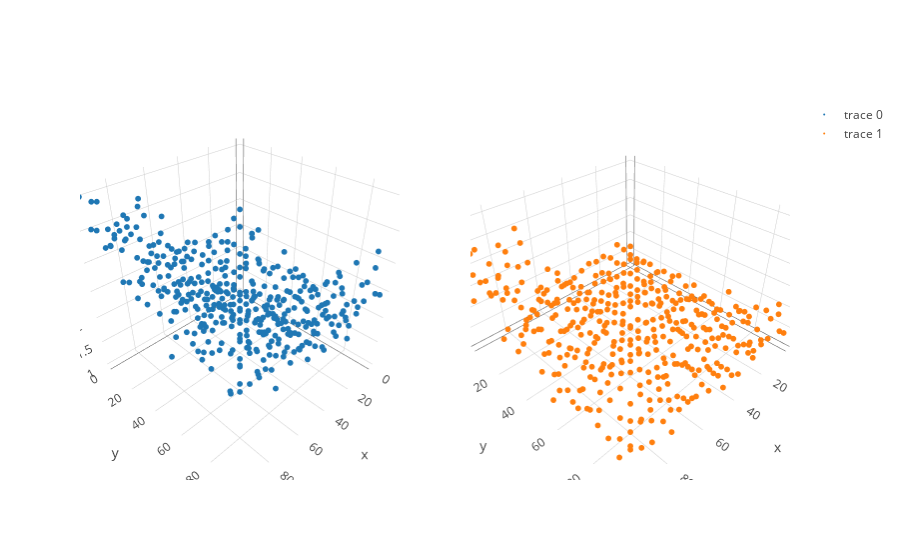

The notebook cell saved with this chart:
### Markdown cell above
First, we simulate some data from a GP with an RBF kernel.

### Code cell
X = sim.sim_X_equispaced(D = 2, N_dim = 20, lower=0, upper=100)
f = sim.sim_f(X, RBF(60., 1., .1), mu = 4.)
y = sim.poisson_draw(f, 0.) 

trace_func = go.Scatter3d(x = X[:,0], y = X[:,1], z=f, mode = 'markers', marker=dict(size = 2,))
trace_draws = go.Scatter3d(x = X[:,0], y = X[:,1], z=y, mode = 'markers', marker=dict(size = 2,))
fig = tools.make_subplots(rows=1, cols=2, specs=[[{'is_3d': True}, {'is_3d': True}]])
fig.append_trace(trace_func, 1, 1)
fig.append_trace(trace_draws, 1, 2)
iplot(fig)

### Figure 1 — Plotly figure (JSON) as saved in the notebook; plotly's stock layout.template omitted (floating-point values rounded to 4 significant figures; data arrays with more than 128 entries replaced by an {"elided": "..."} marker saying what was removed)
{"data": [{"marker": {"size": 2}, "mode": "markers", "scene": "scene1", "type": "scatter3d", "x": {"elided": "400 int values"}, "y": {"elided": "400 int values"}, "z": {"elided": "400 float values"}}, {"marker": {"size": 2}, "mode": "markers", "scene": "scene2", "type": "scatter3d", "x": {"elided": "400 int values"}, "y": {"elided": "400 int values"}, "z": {"elided": "400 int values"}}], "layout": {"scene1": {"domain": {"x": [0, 0.45], "y": [0, 1]}}, "scene2": {"domain": {"x": [0.55, 1], "y": [0, 1]}}}}
